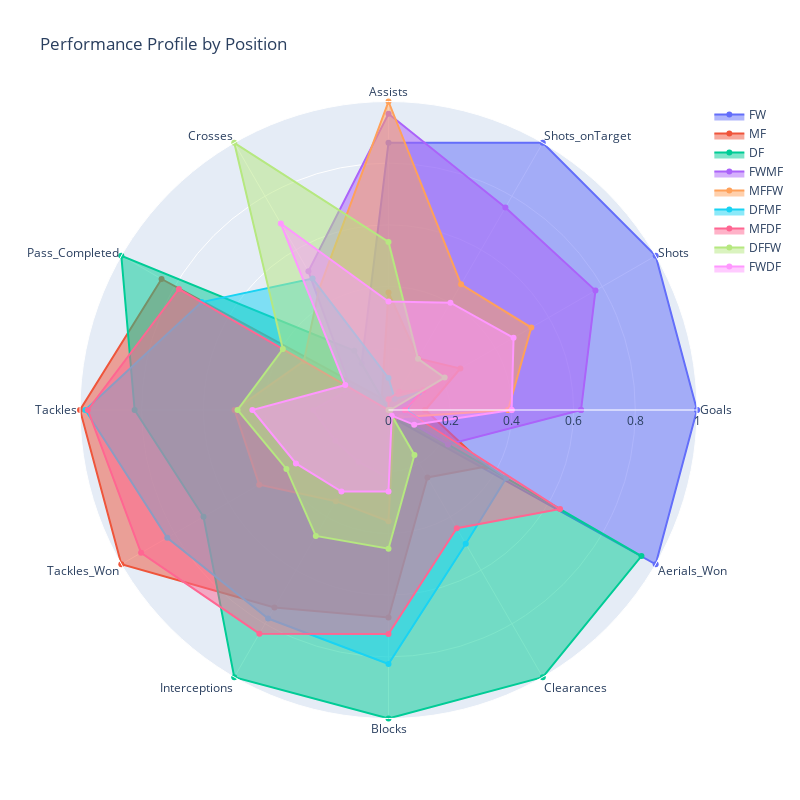

The notebook cell saved with this chart:
### Code cell
# Selecting a few positions for the radar chart
selected_positions = ['FW', 'MF', 'DF', 'FWMF', 'MFFW', 'DFMF', 'MFDF', 'DFFW', 'FWDF']

# Assuming 'pos_metrics_avg_1' is your DataFrame, 'metrics' is the list of metrics, and 'selected_positions' are the positions you want to plot
# Normalizing the data
normalized_data = pos_metrics_avg_1.apply(lambda x: (x - x.min()) / (x.max() - x.min()))
selected_data = normalized_data.loc[selected_positions]

# Number of variables we're plotting
num_vars = len(metrics)

# Create a radar chart for each position
fig = go.Figure()

# Adding each position's data to the radar chart
for position in selected_positions:
    fig.add_trace(go.Scatterpolar(
        r=selected_data.loc[position].tolist() + [selected_data.loc[position][0]],
        theta=metrics + [metrics[0]],
        fill='toself',
        name=position
    ))

# Update the layout to make the chart larger
fig.update_layout(
    polar=dict(
        radialaxis=dict(
            visible=True,
            range=[0, 1]
        )),
    title_text='Performance Profile by Position',
    height=800,  # Height of the chart in pixels
    width=800   # Width of the chart in pixels
)

fig.show()

### Figure 1 — Plotly figure (JSON) as saved in the notebook; plotly's stock layout.template omitted (floating-point values rounded to 4 significant figures)
{"data": [{"fill": "toself", "name": "FW", "r": [1, 1, 1, 0.8663, 0.1743, 0, 0, 0, 0, 0, 0.03, 1, 1], "theta": ["Goals", "Shots", "Shots_onTarget", "Assists", "Crosses", "Pass_Completed", "Tackles", "Tackles_Won", "Interceptions", "Blocks", "Clearances", "Aerials_Won", "Goals"], "type": "scatterpolar"}, {"fill": "toself", "name": "MF", "r": [0.119, 0.2689, 0.1933, 0.3812, 0.04386, 0.8495, 1, 1, 0.7394, 0.6723, 0.2523, 0.3656, 0.119], "theta": ["Goals", "Shots", "Shots_onTarget", "Assists", "Crosses", "Pass_Completed", "Tackles", "Tackles_Won", "Interceptions", "Blocks", "Clearances", "Aerials_Won", "Goals"], "type": "scatterpolar"}, {"fill": "toself", "name": "DF", "r": [0, 0, 0, 0, 0.2215, 1, 0.8229, 0.6924, 1, 1, 1, 0.9468, 0], "theta": ["Goals", "Shots", "Shots_onTarget", "Assists", "Crosses", "Pass_Completed", "Tackles", "Tackles_Won", "Interceptions", "Blocks", "Clearances", "Aerials_Won", "Goals"], "type": "scatterpolar"}, {"fill": "toself", "name": "FWMF", "r": [0.6241, 0.7746, 0.7577, 0.9604, 0.5192, 0.1407, 0.2444, 0.1992, 0.1941, 0.2196, 0, 0.223, 0.6241], "theta": ["Goals", "Shots", "Shots_onTarget", "Assists", "Crosses", "Pass_Completed", "Tackles", "Tackles_Won", "Interceptions", "Blocks", "Clearances", "Aerials_Won", "Goals"], "type": "scatterpolar"}, {"fill": "toself", "name": "MFFW", "r": [0.3875, 0.5345, 0.4703, 1, 0.4508, 0.3167, 0.4991, 0.4839, 0.3413, 0.3605, 0.03527, 0.04642, 0.3875], "theta": ["Goals", "Shots", "Shots_onTarget", "Assists", "Crosses", "Pass_Completed", "Tackles", "Tackles_Won", "Interceptions", "Blocks", "Clearances", "Aerials_Won", "Goals"], "type": "scatterpolar"}, {"fill": "toself", "name": "DFMF", "r": [0.05806, 0.1133, 0.04089, 0.104, 0.4921, 0.6994, 0.9827, 0.8281, 0.7805, 0.8235, 0.5009, 0.4409, 0.05806], "theta": ["Goals", "Shots", "Shots_onTarget", "Assists", "Crosses", "Pass_Completed", "Tackles", "Tackles_Won", "Interceptions", "Blocks", "Clearances", "Aerials_Won", "Goals"], "type": "scatterpolar"}, {"fill": "toself", "name": "MFDF", "r": [0.0537, 0.1293, 0.06877, 0.03465, 0, 0.7843, 0.9746, 0.9261, 0.8371, 0.7261, 0.4426, 0.6422, 0.0537], "theta": ["Goals", "Shots", "Shots_onTarget", "Assists", "Crosses", "Pass_Completed", "Tackles", "Tackles_Won", "Interceptions", "Blocks", "Clearances", "Aerials_Won", "Goals"], "type": "scatterpolar"}, {"fill": "toself", "name": "DFFW", "r": [0.005806, 0.2102, 0.1914, 0.5446, 1, 0.3955, 0.4892, 0.382, 0.4713, 0.4494, 0.1683, 0, 0.005806], "theta": ["Goals", "Shots", "Shots_onTarget", "Assists", "Crosses", "Pass_Completed", "Tackles", "Tackles_Won", "Interceptions", "Blocks", "Clearances", "Aerials_Won", "Goals"], "type": "scatterpolar"}, {"fill": "toself", "name": "FWDF", "r": [0.3991, 0.4681, 0.4015, 0.3515, 0.6979, 0.1619, 0.4413, 0.3465, 0.305, 0.264, 0.0211, 0.09624, 0.3991], "theta": ["Goals", "Shots", "Shots_onTarget", "Assists", "Crosses", "Pass_Completed", "Tackles", "Tackles_Won", "Interceptions", "Blocks", "Clearances", "Aerials_Won", "Goals"], "type": "scatterpolar"}], "layout": {"height": 800, "polar": {"radialaxis": {"range": [0, 1], "visible": true}}, "title": {"text": "Performance Profile by Position"}, "width": 800}}
